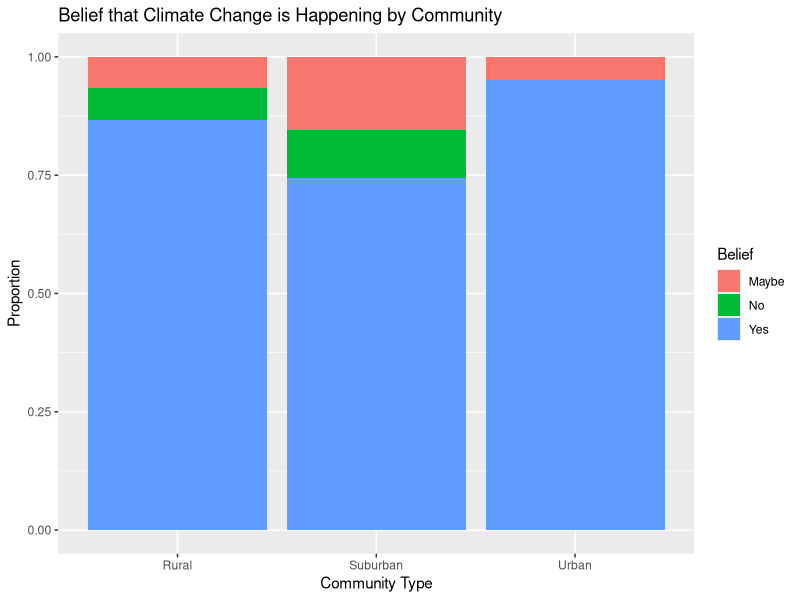
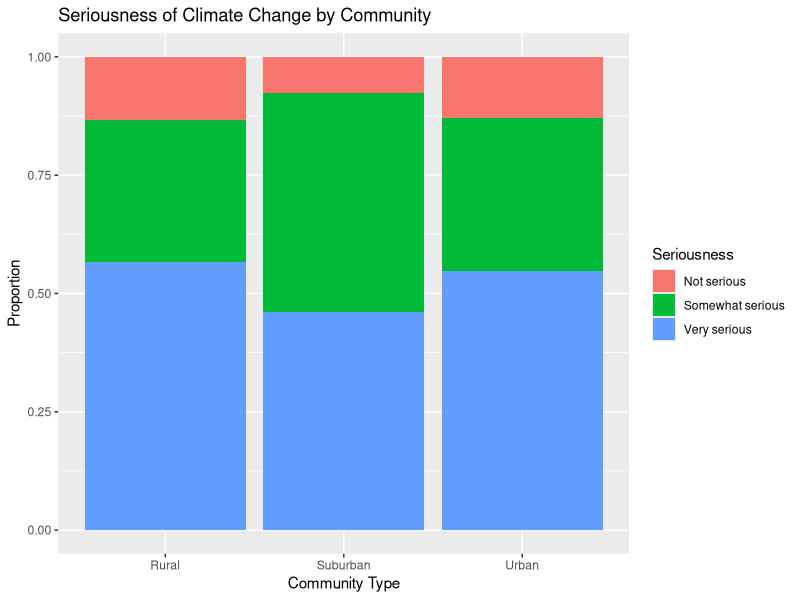
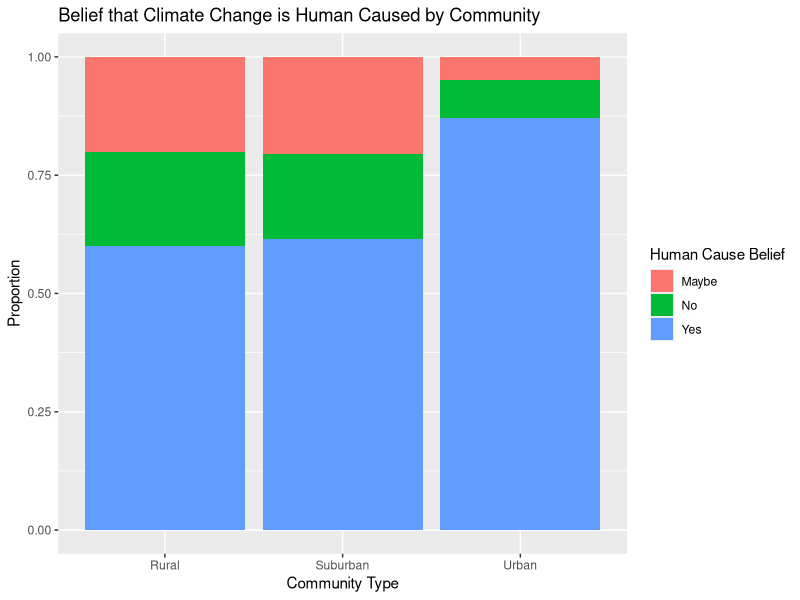
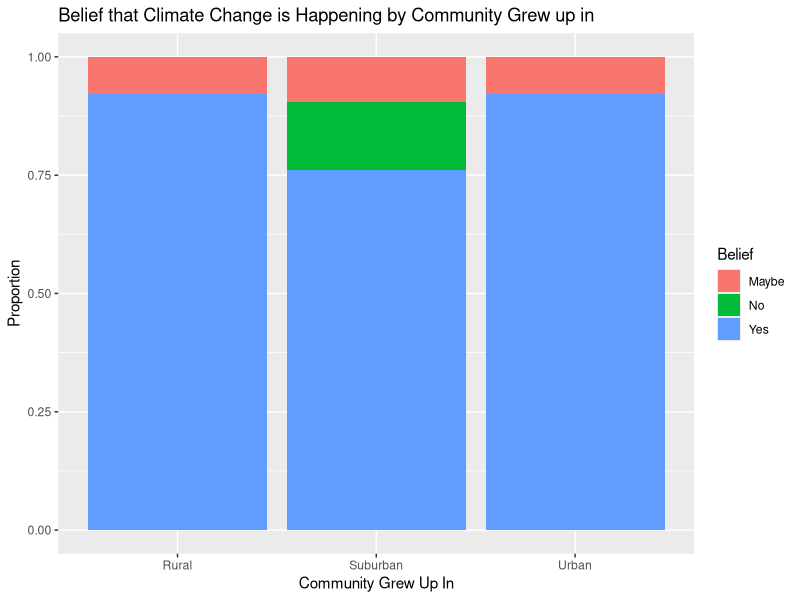
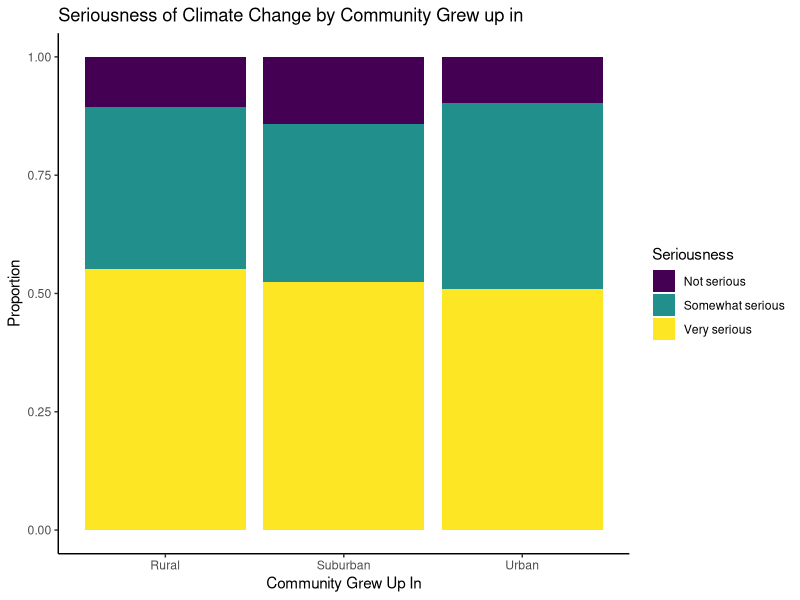
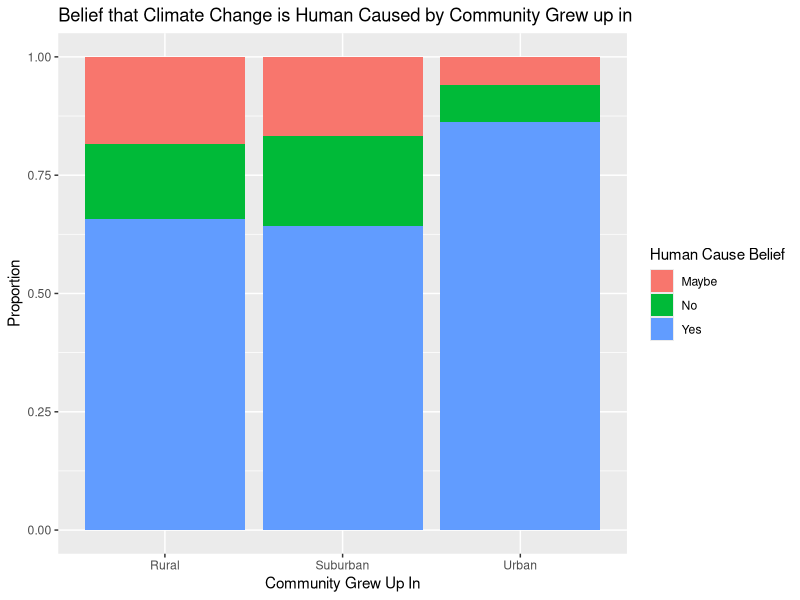
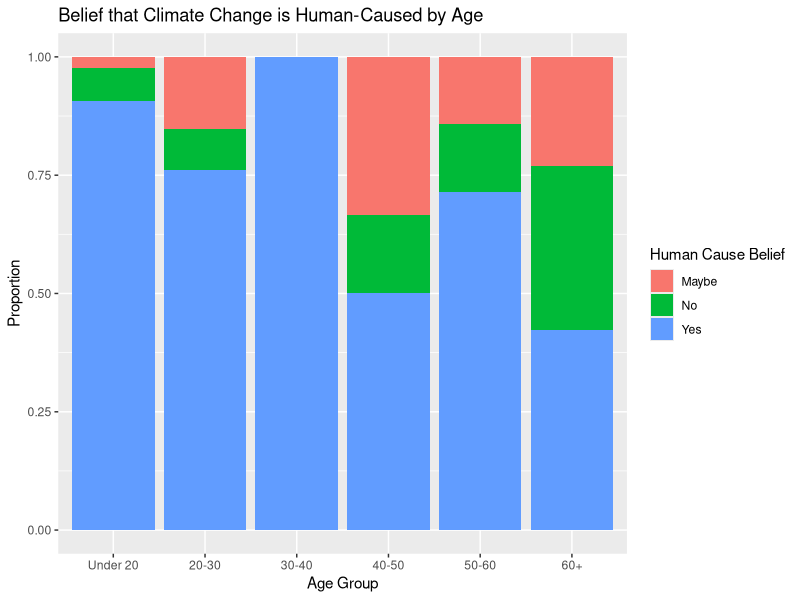
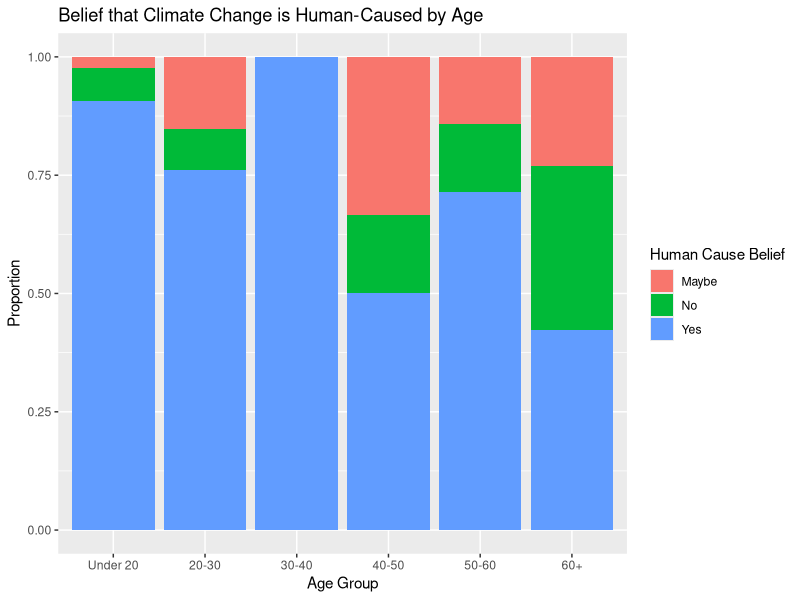

Generate these figures, in order, with R:
## ---- chunk 1
library(tidyverse)
library(broom)
## ---- chunk 2
data <- read.csv("../data/data.csv")

names(data) <- c(
  "climate_happening",
  "human_cause",
  "planet_impact",
  "seriousness",
  "conserve_resources",
  "env_vs_econ",
  "human_rights_resources",
  "regulations_too_far",
  "gov_action",
  "corporate_responsibility",
  "individual_impact",
  "support_regulations",
  "support_carbon_tax",
  "who_pays_cost",
  "coal_tradeoff",
  "personal_behavior",
  "pay_more_sustainable",
  "largest_climate_driver",
  "tech_solution",
  "age",
  "education",
  "community_current",
  "community_grew_up"
)

## ---- chunk 3
head(data)
## ---- chunk 4
ggplot(data, aes(x = community_current, fill = climate_happening)) +
  geom_bar(position = "fill") +
  labs(
    title = "Belief that Climate Change is Happening by Community",
    x = "Community Type",
    y = "Proportion",
    fill = "Belief"
  )
## ---- chunk 5
ggplot(data, aes(x = community_current, fill = seriousness)) +
  geom_bar(position = "fill") +
  labs(
    title = "Seriousness of Climate Change by Community",
    x = "Community Type",
    y = "Proportion",
    fill = "Seriousness"
  )
## ---- chunk 6
ggplot(data, aes(x = community_current, fill = human_cause)) +
  geom_bar(position = "fill") +
  labs(
    title = "Belief that Climate Change is Human Caused by Community",
    x = "Community Type",
    y = "Proportion",
    fill = "Human Cause Belief"
  )
## ---- chunk 7
ggplot(data, aes(x = community_grew_up, fill = climate_happening)) +
  geom_bar(position = "fill") +
  labs(
    title = "Belief that Climate Change is Happening by Community Grew up in",
    x = "Community Grew Up In",
    y = "Proportion",
    fill = "Belief"
  )
## ---- chunk 8
ggplot(data, aes(x = community_grew_up, fill = seriousness)) +
  geom_bar(position = "fill") +
  labs(
    title = "Seriousness of Climate Change by Community Grew up in",
    x = "Community Grew Up In",
    y = "Proportion",
    fill = "Seriousness"
  ) + 
  scale_fill_viridis_d() + 
  theme_classic()
## ---- chunk 9
ggplot(data, aes(x = community_grew_up, fill = human_cause)) +
  geom_bar(position = "fill") +
  labs(
    title = "Belief that Climate Change is Human Caused by Community Grew up in",
    x = "Community Grew Up In",
    y = "Proportion",
    fill = "Human Cause Belief"
  )
## ---- chunk 10
ggplot(data, aes(x = age, fill = human_cause)) +
  geom_bar(position = "fill") +
  scale_x_discrete(limits = c("Under 20", "20-30", "30-40", "40-50", "50-60", "60+")) +
  labs(
    title = "Belief that Climate Change is Human-Caused by Age",
    x = "Age Group",
    y = "Proportion",
    fill = "Human Cause Belief"
  ) 
  ggsave("figure1.png", height = 5 , width = 8)
